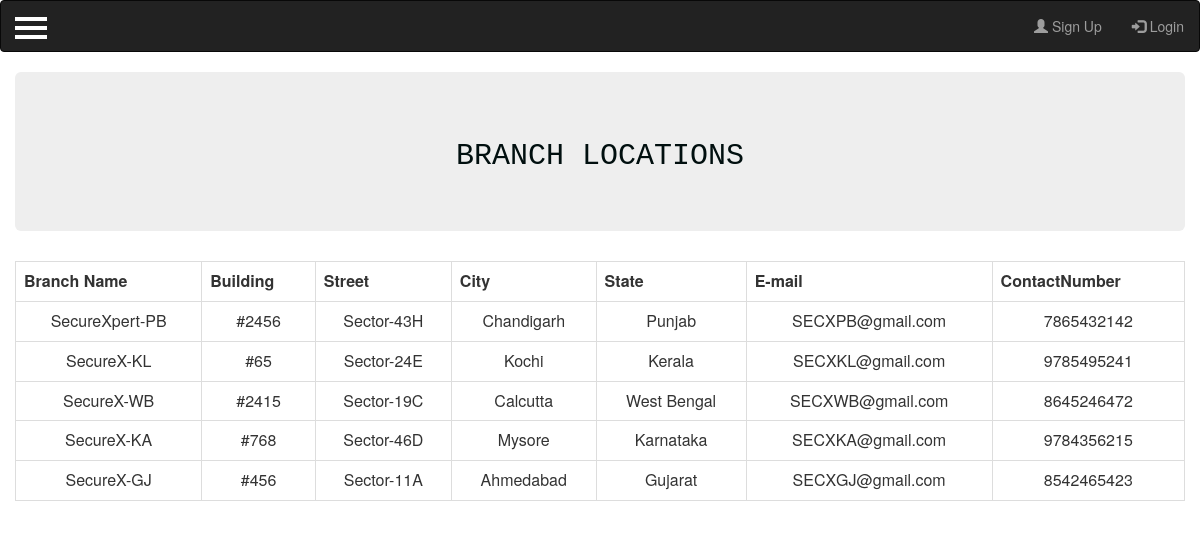
Page /secureX_site/branch/ on the committed database.
### secureX_site/models.py (models this page shows, shortened)
class BranchLocation(models.Model):
    branchname = models.CharField(max_length=75)
    building = models.CharField(max_length=75)
    street = models.CharField(max_length=75)
    city = models.CharField(max_length=75)
    state = models.CharField(max_length=75)
    email = models.EmailField(max_length=75)
    contactnumber = models.CharField(max_length=20)

### secureX_site/views.py (the view)
# urls.py: path('branch/',views.Branch_index,name='branches'),
def Branch_index(request):
    branches = BranchLocation.objects.all()
    context = {
        'branches': branches
    }
    return render(request, 'secureX_site/branch.html', context)

### secureX_site/templates/secureX_site/branch.html
{% extends "secureX_site/base.html" %}
{% load static %}
{% block content %}
<section class="jumbotron text-center">
    <div class="container">
      <h2 style="color:#010f0f; font-family:'Courier New'" > BRANCH LOCATIONS </h2>
    </div>
</section>
    <table class="table table-hover table-bordered text-center">
      <tr class="text-center">
        <th>Branch Name</th>
        <th>Building</th>
        <th>Street</th>
        <th>City</th>
        <th>State</th>
        <th>E-mail</th>
        <th>ContactNumber</th>
      </tr>
      {% for branch in branches %}
        <tr>
          <td>{{ branch.branchname }}</td>
          <td>{{ branch.building }}</td>
          <td>{{ branch.street }}</td>
          <td>{{ branch.city }}</td>
          <td>{{ branch.state }}</td>
          <td>{{ branch.email }}</td>
          <td>{{ branch.contactnumber }}</td>
        </tr>
      {% endfor %}
    </table>
{% endblock content %}

### secureX_site/static/css/styles.css (style rules this page uses)
body { position: relative; overflow-x: hidden; }
body, html { height: 100%; }
.container { width: 100%; position: relative }

### rows in the picture
BranchLocation: branchname "SecureXpert-PB", building "#2456", street "Sector-43H", city "Chandigarh", state "Punjab", email "SECXPB@gmail.com", contactnumber "7865432142"
BranchLocation: branchname "SecureX-KL", building "#65", street "Sector-24E", city "Kochi", state "Kerala", email "SECXKL@gmail.com", contactnumber "9785495241"
BranchLocation: branchname "SecureX-WB", building "#2415", street "Sector-19C", city "Calcutta", state "West Bengal", email "SECXWB@gmail.com", contactnumber "8645246472"
BranchLocation: branchname "SecureX-KA", building "#768", street "Sector-46D", city "Mysore", state "Karnataka", email "SECXKA@gmail.com", contactnumber "9784356215"
BranchLocation: branchname "SecureX-GJ", building "#456", street "Sector-11A", city "Ahmedabad", state "Gujarat", email "SECXGJ@gmail.com", contactnumber "8542465423"
